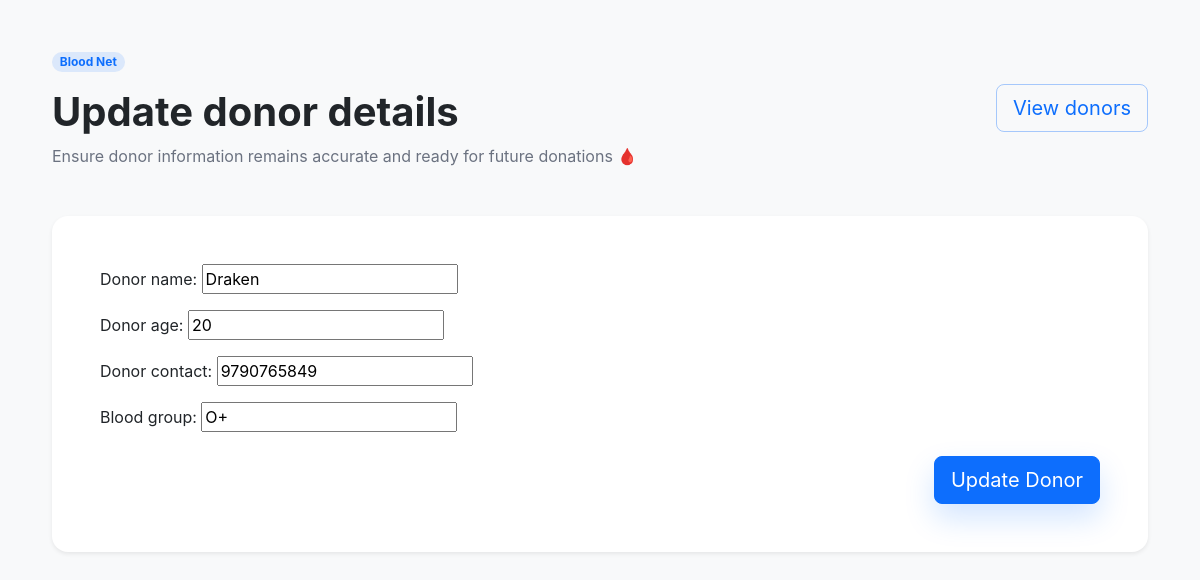
Page /donor/update/4/ on the committed database.
### bloodnet/models.py (models this page shows, shortened)
class add_donors(models.Model):
    donor_name=models.CharField(max_length=100)
    donor_age=models.IntegerField(default=None)
    donor_contact=models.IntegerField(default=None)
    blood_group=models.CharField(max_length=10)

### bloodnet/views.py (the view, shortened to what this page needs)
# urls.py: path('update/<int:id>/',donor_update.as_view(),name='donor_update'),
class donor_update(View):
    def get(self,request,id):
        updated_donor=add_donors.objects.get(id=id)
        context={
            'donor_form':donor_form(instance=updated_donor),
            'page_titel':'Update donor details',
            'subtitle':'Ensure donor information remains accurate and ready for future donations 🩸 ',
            'button_text':'Update Donor'
        }
        return render(request,'donor_form.html',context)

### bloodnet/form.py
class donor_form(ModelForm):
    class Meta:
        model=add_donors
        fields='__all__'

### frontend/templates/donor_form.html (shortened to what this page needs)
{% load static %}
<!DOCTYPE html>
<html lang="en">
<head>
    <link href="https://cdn.jsdelivr.net/npm/bootstrap@5.3.2/dist/css/bootstrap.min.css" rel="stylesheet">
    <link rel="stylesheet" href="{% static 'frontend/styles.css' %}">
</head>
<body class="bg-light text-body">
    <div class="container py-5">
        <div class="d-flex flex-column flex-md-row align-items-start align-items-md-center justify-content-between gap-4 mb-5">
            <div>
                <span class="badge rounded-pill bg-primary bg-opacity-10 text-primary mb-3">Blood Net</span>
                <h1 class="display-6 fw-bold mb-2">{{page_titel}}</h1>
                <p class="text-secondary mb-0">{{subtitle}}</p>
            </div>
            <a href="/donor/view/" class="btn btn-outline-primary btn-lg">View donors</a>
        </div>
        <div class="card shadow-sm border-0">
            <div class="card-body p-4 p-lg-5">
                <form method="POST" novalidate>
                    <div class="mb-4">
                        {{ donor_form.as_p }}
                    </div>
                    <div class="d-flex justify-content-end mt-4">
                        <button type="submit" class="btn btn-primary btn-lg">{{button_text}}</button>
                    </div>
                </form>
            </div>
        </div>
    </div>
</body>
</html>

### frontend/static/frontend/styles.css (style rules this page uses)
:root { --bg: #f5f7fb; --surface: #ffffff; --text: #111827; --muted: #6b7280; --primary: #0d6efd; --border: #e5e7eb; --shadow: 0 18px 40px rgba(15, 23, 42, 0.08); }
body { background: var(--bg); color: var(--text); font-family: Inter, system-ui, sans-serif; }
.container { max-width: 1120px; }
.card { background: var(--surface); border: 1px solid var(--border); border-radius: 1rem; box-shadow: var(--shadow); }
.btn-primary { box-shadow: 0 14px 30px rgba(13, 110, 253, 0.18); }
.btn-outline-primary { border-color: rgba(13, 110, 253, 0.35); }
.text-secondary { color: var(--muted) !important; }
.badge.bg-primary { background-color: rgba(13, 110, 253, 0.12) !important; color: var(--primary) !important; }

### rows in the picture
add_donors: donor_name "Draken", donor_age "20", donor_contact "9790765849", blood_group "O+"

### other values in the picture
{{ page_titel }} "Update donor details"
{{ subtitle }} "Ensure donor information remains accurate and ready for future donations 🩸"
{{ button_text }} "Update Donor"
